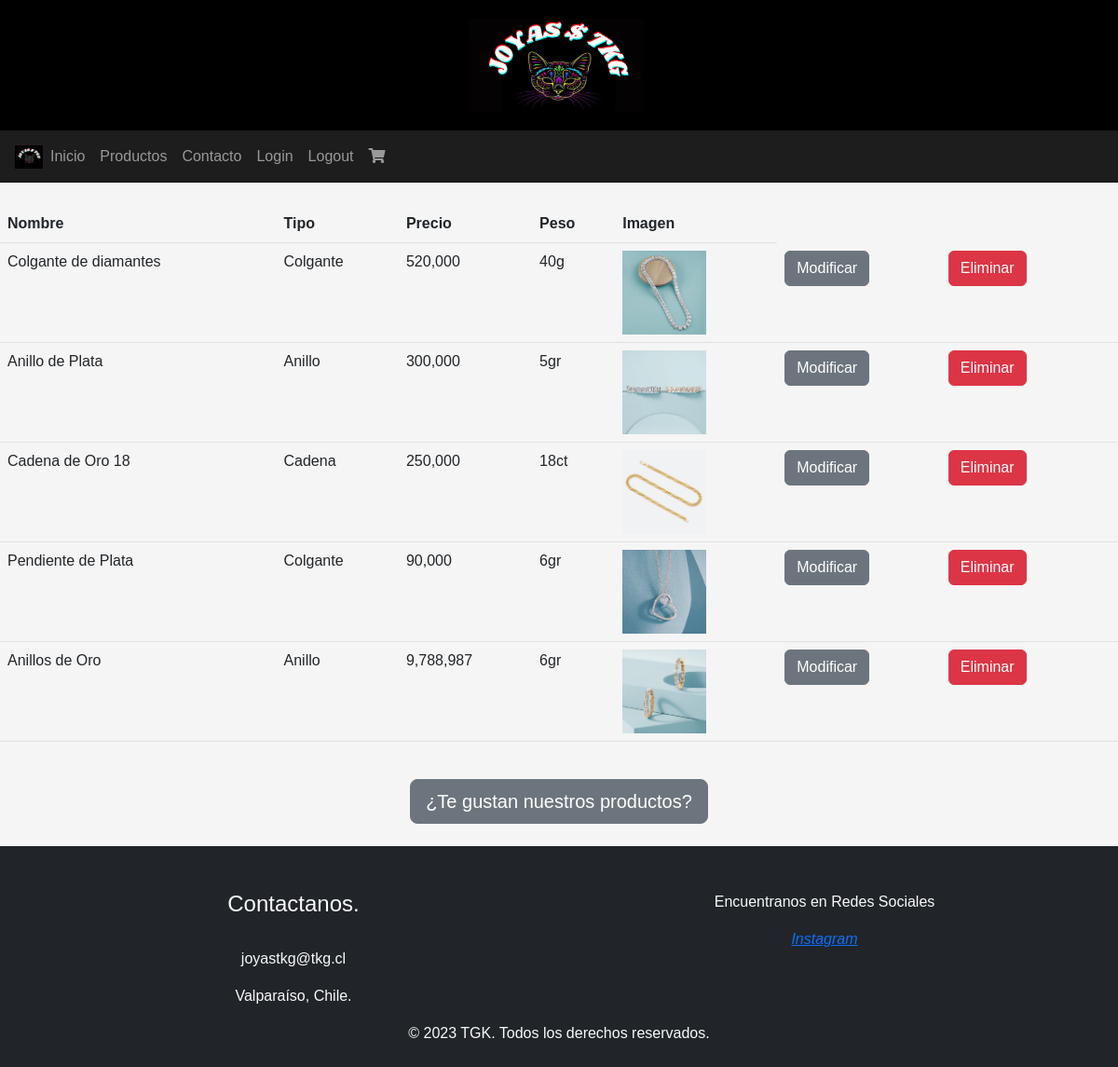
The app's page /listar-producto with its own data.
### joyastkg/models.py (models this page shows, shortened)
class Producto(models.Model):
    nombre = models.CharField(max_length=50)
    precio = models.IntegerField()
    peso = models.CharField(max_length=4)
    imagen = models.ImageField(upload_to="productos", null=True)
    tipo = models.ForeignKey(Tipo, on_delete=models.CASCADE)

class Tipo(models.Model):
    nombre = models.CharField(max_length=35)
    def __str__(self):
        return self.nombre

### joyastkg/views.py (the view)
# urls.py: path('listar-producto', views.listarProducto, name='listar-producto'),
def listarProducto(request):
    productos = Producto.objects.all()
    datos = {'productos': productos}
    return render(request, 'joyastkg/producto/listar.html', datos)

### joyastkg/templates/joyastkg/producto/listar.html
{% extends 'joyastkg/base.html' %}
{% load humanize %}
{% block contenido %}
    <section>
        <div class="table-hover table-responsive mt-4">
            <table class="table table-stripped">
                <tr>
                    <th>Nombre</th>
                    <th>Tipo</th>
                    <th>Precio</th>
                    <th>Peso</th>
                    <th>Imagen</th>
                </tr>
                {% for p in productos %}
                <tr>
                    <td>{{p.nombre}}</td>
                    <td>{{p.tipo}}</td>
                    <td>{{p.precio | intcomma }}</td>
                    <td>{{p.peso}}</td>
                    {% if p.imagen %}
                    <td> <img src="{{p.imagen.url}}" alt="imagen1" style="width: 90px;"></td>
                    {% endif %}
                    <td><a href="{% url 'modificar-producto' p.id %}" class="btn btn-secondary">Modificar</a></td>
                    <td><a href="{% url 'eliminar-producto' p.id %}" class="btn btn-danger">Eliminar</a></td>
                    <td></td>
                </tr>
                {% endfor %}
            </table>
        </div>
    </section>
{% endblock %}

### joyastkg/static/joyastkg/style.css (style rules this page uses)
body { background-color: whitesmoke; color: black; font-family:'Franklin Gothic Medium', 'Arial Narrow', Arial, sans-serif; }

### records on screen
Producto: nombre "Colgante de diamantes", tipo "Colgante", precio "520,000", peso "40g", imagen (picture)
Producto: nombre "Anillo de Plata", tipo "Anillo", precio "300,000", peso "5gr", imagen (picture)
Producto: nombre "Cadena de Oro 18", tipo "Cadena", precio "250,000", peso "18ct", imagen (picture)
Producto: nombre "Pendiente de Plata", tipo "Colgante", precio "90,000", peso "6gr", imagen (picture)
Producto: nombre "Anillos de Oro", tipo "Anillo", precio "9,788,987", peso "6gr", imagen (picture)
